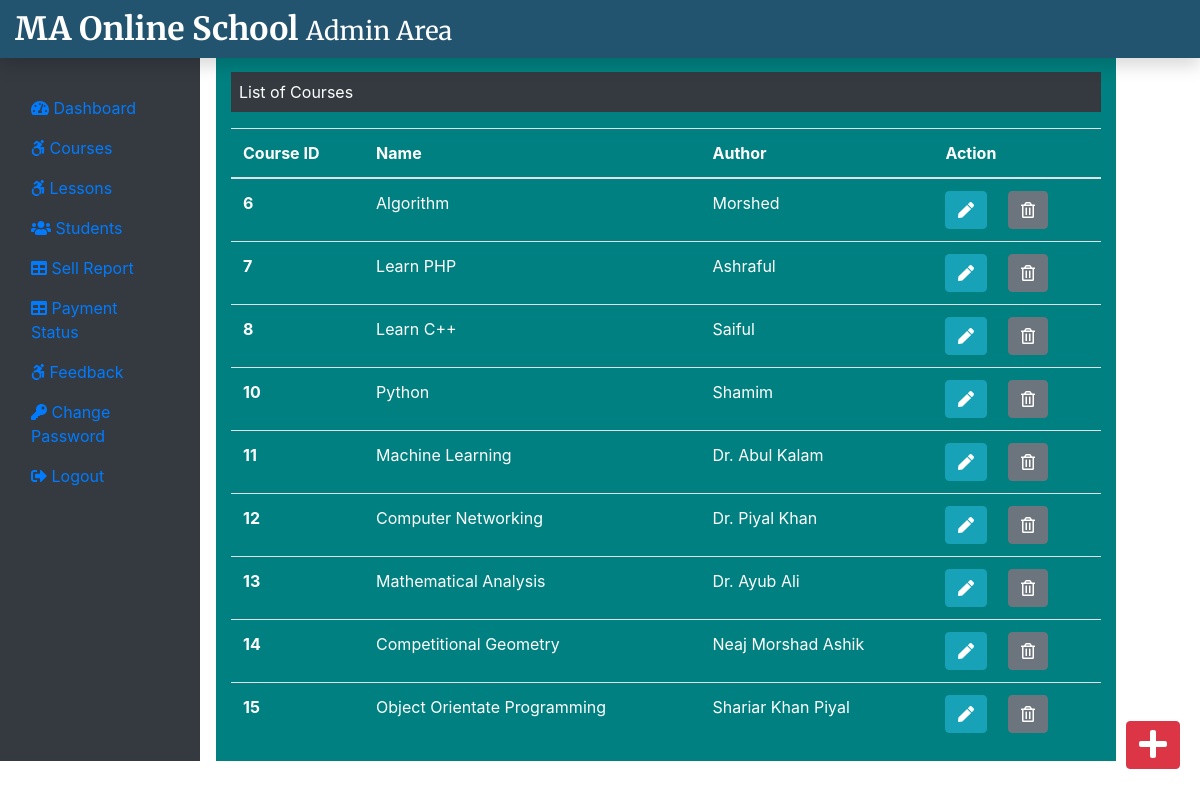
Screenshot of /OnlineCourse/Admin/courses.php (signed in) with the database file from the repository.
### tables this page shows
CREATE TABLE `course` (
  `course_id` int(11) NOT NULL,
  `course_name` text NOT NULL,
  `course_desc` text NOT NULL,
  `course_author` varchar(255) NOT NULL,
  `course_img` text NOT NULL,
  `course_duration` text NOT NULL,
  `course_price` int(11) NOT NULL,
  `course_original_price` int(11) NOT NULL
);

### OnlineCourse/Admin/courses.php (the view, shortened to what this page needs)
<?php
include ('./admininclude/header.php');
include ('../dbConnection.php');
?>
<div class="col-sm-9 mt-3 ms-3 pt-3 text-white"style="background: teal">
	<p class="bg-dark text-white p-2">List of Courses</p>
	<?php
	$sql = "SELECT * FROM course";
	$result = $conn->query($sql);
	if($result->num_rows > 0){
	?>
	<table class="table  text-white">
		<thead>
			<tr>
				<th scope="col">Course ID</th>
				<th scope="col">Name</th>
				<th scope="col">Author</th>
				<th scope="col">Action</th>
			</tr>
		</thead>
		<tbody>
			<?php  while($row = $result->fetch_assoc()){
			echo '<tr>';
			echo '<th scope="row">'.$row['course_id'].'</th>';
			echo '<td>'.$row['course_name'].'</td>';
			echo '<td>'.$row['course_author'].'</td>';
			echo '<td>
					<form action="editcourse.php" method="POST" class="d-inline">
						<input type="hidden" name="id" value='.$row["course_id"].'>
						<button type="submit" class="btn btn-info mr-3" name="view" value="View">
							<i class="fas fa-pen"></i>
						</button>
					</form>
					<form action="" method="POST" class="d-inline">
						<input type="hidden" name="id" value='.$row["course_id"].'>
						<button type="submit" class="btn btn-secondary" name="delete" value="Delete">
							<i class="far fa-trash-alt"></i>
						</button>
					</form>
				</td>
			</tr>';
		 } ?>
		</tbody>
	</table>
<?php } else {
	echo "0 result";
}
?>
</div>
</div>
<div>
<a class="btn btn-danger box" href="./addCourse.php"><i class="fas fa-plus fa-2x"></i></a>
</div>
</div>
<?php
include ('./admininclude/footer.php');
?>

### OnlineCourse/css/adminstyle.css (style rules this page uses)
.box { position: fixed; bottom: 10px; right: 20px; margin-bottom: 30px; }

### rows the page displays
course: course_id "6", course_name "Algorithm", course_author "Morshed"
course: course_id "7", course_name "Learn PHP", course_author "Ashraful"
course: course_id "8", course_name "Learn C++", course_author "Saiful"
course: course_id "10", course_name "Python", course_author "Shamim"
course: course_id "11", course_name "Machine Learning", course_author "Dr. Abul Kalam"
course: course_id "12", course_name "Computer Networking", course_author "Dr. Piyal Khan"
course: course_id "13", course_name "Mathematical Analysis", course_author "Dr. Ayub Ali"
course: course_id "14", course_name "Competitional Geometry", course_author "Neaj Morshad Ashik"
course: course_id "15", course_name "Object Orientate Programming", course_author "Shariar Khan Piyal"
